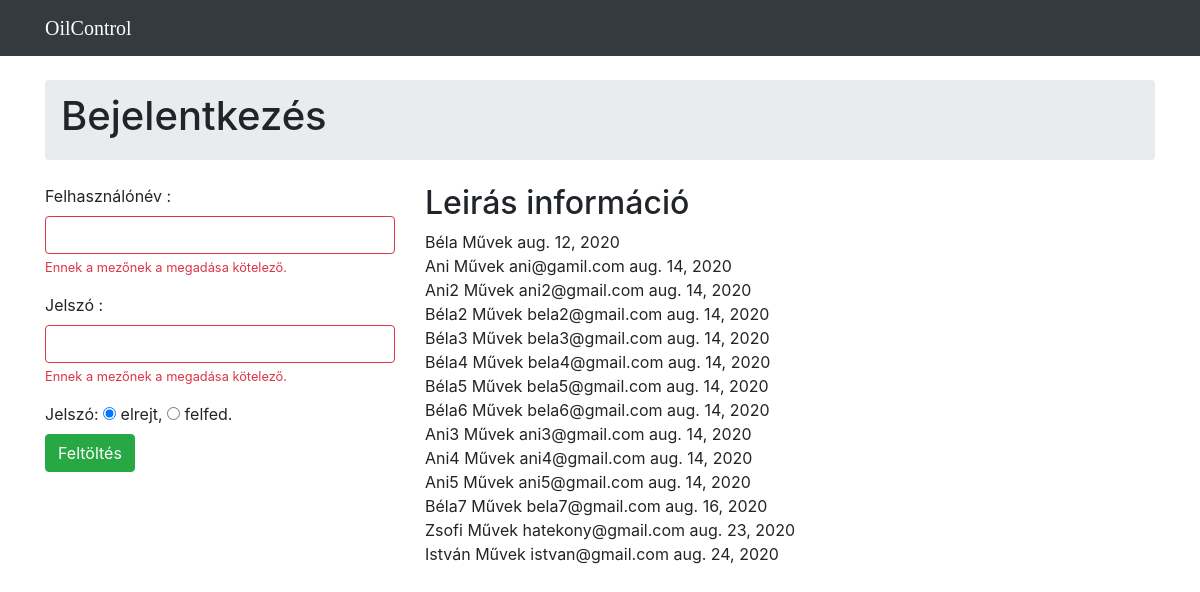
The page / on the database its author committed.
### machines/models.py (models this page shows, shortened)
class Company(models.Model):
    name = models.CharField(max_length=100, unique=True)
    email = models.EmailField(max_length=254, unique=True)
    wday = models.DateField(auto_now_add=True)
    user = models.CharField(max_length=30, unique=True)
    password = models.CharField(max_length=128, null=False)
    objects = models.Manager()

### machines/views.py (the view, shortened to what this page needs)
# urls.py: 2. Add a URL to urlpatterns:  path('', views.home, name='home')
def home(request):
    companies = Company.objects.all()
    administrators = AdminList.objects.all()
    form = HomeForm(request.POST)
    return render(request, 'home.html',  {'companies' : companies,  'form' : form})

### machines/forms.py
class HomeForm(forms.Form):
    user = forms.CharField(max_length=30, label="Felhasználónév ")
    password = forms.CharField(widget=forms.PasswordInput, label="Jelszó ")

### templates/home.html (shortened to what this page needs)
{% extends 'base.html' %}
{% block breadcrumb %}
  <h1>Bejelentkezés</h1>
{% endblock %}
{% block content %}
<form method="post" novalidate>
  {% include 'includes/form.html' %}
  <button type="submit" class="btn btn-success">Feltöltés</button>
</form>
<br>
<h5 style="color:crimson">{{ error_message }}</h5> <br>
{% endblock %}
{% block content1 %}
      <h2>Leirás információ</h2>
      {% for compy in companies %}
        {{ compy.name }} {{ compy.email }} {{ compy.wday }} <br>
      {% endfor %}
{% endblock %}

### templates/base.html (shortened to what this page needs)
<!DOCTYPE html>
{% load static %}
<html>
  <head>
    <link rel="stylesheet" href="{% static 'css/bootstrap.min.css' %}">
    <link rel="stylesheet" href="{% static 'css/app.css' %}">
  </head>
  <body>
    {% block body %}
      <nav class="navbar navbar-expand-lg navbar-dark bg-dark">
          <div class="container">
              <a class="navbar-brand" href="{% url 'home' %}">OilControl</a>
          </div>
      </nav>
      <div class="container">
        <ol class="breadcrumb my-4">
          {% block breadcrumb %}
          {% endblock %}
        </ol>
        <div class="row">
          <div class="col-sm-4">
            {% block content %}
            {% endblock %}
          </div>
          <div class="col-sm-8">
            {% block content1 %}
            {% endblock %}
          </div>
      </div>
    {% endblock body %}
  </body>
</html>

### templates/includes/form.html (shortened to what this page needs)
{% load widget_tweaks %}
{% for field in form %}
  <div class="form-group">
    {{ field.label_tag }}
    {% if form.is_bound %}
      {% if field.errors %}
        {% render_field field class="form-control is-invalid" %}
        {% for error in field.errors %}
          <div class="invalid-feedback">
            {{ error }}
          </div>
        {% endfor %}
      {% else %}
        {% render_field field class="form-control is-valid" %}
      {% endif %}
    {% else %}
      {% render_field field class="form-control" %}
    {% endif %}
  </div>
{% endfor %}
Jelszó:
<input type="radio" onclick="Toggle()" id="hidden" name="pass" value="hidden" checked>
<label for="hidden">elrejt,</label>
<input type="radio" onclick="Toggle()" id="visible" name="pass" value="visible">
<label for="hidden">felfed.</label><br>

### static/css/app.css (style rules this page uses)
.navbar-brand { font-family: 'DM+Serif+Text', cursive; }

### rows shown on the page
Company: name "Béla Művek", wday "aug. 12, 2020"
Company: name "Ani Művek", email "ani@gamil.com", wday "aug. 14, 2020"
Company: name "Ani2 Művek", email "ani2@gmail.com", wday "aug. 14, 2020"
Company: name "Béla2 Művek", email "bela2@gmail.com", wday "aug. 14, 2020"
Company: name "Béla3 Művek", email "bela3@gmail.com", wday "aug. 14, 2020"
Company: name "Béla4 Művek", email "bela4@gmail.com", wday "aug. 14, 2020"
Company: name "Béla5 Művek", email "bela5@gmail.com", wday "aug. 14, 2020"
Company: name "Béla6 Művek", email "bela6@gmail.com", wday "aug. 14, 2020"
Company: name "Ani3 Művek", email "ani3@gmail.com", wday "aug. 14, 2020"
Company: name "Ani4 Művek", email "ani4@gmail.com", wday "aug. 14, 2020"
Company: name "Ani5 Művek", email "ani5@gmail.com", wday "aug. 14, 2020"
Company: name "Béla7 Művek", email "bela7@gmail.com", wday "aug. 16, 2020"
Company: name "Zsofi Művek", email "hatekony@gmail.com", wday "aug. 23, 2020"
Company: name "István Művek", email "istvan@gmail.com", wday "aug. 24, 2020"

### other values the page prints
{{ field.label_tag }} "Felhasználónév :" "Jelszó :"
{{ error }} "Ennek a mezőnek a megadása kötelező." "Ennek a mezőnek a megadása kötelező."
